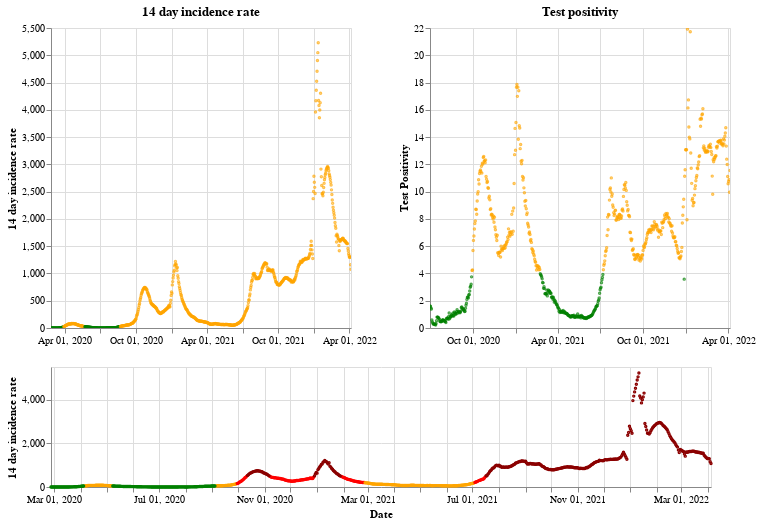

The notebook cell saved with this chart:
### Markdown cell above
## Northern Ireland

### Code cell
plot_traffic_light('Northern Ireland')

### Figure 1 — Vega-Lite specification as saved in the notebook (floating-point values rounded to 4 significant figures; data arrays with more than 128 entries replaced by an {"elided": "..."} marker saying what was removed)
{"config": {"view": {"continuousWidth": 400, "continuousHeight": 300}}, "vconcat": [{"hconcat": [{"mark": {"type": "point", "size": 2}, "encoding": {"color": {"condition": {"value": "green", "test": "(datum.twoWeeklyCasesRate <= 25)"}, "value": "orange"}, "tooltip": [{"type": "nominal", "field": "areaName"}, {"type": "temporal", "field": "date"}, {"type": "quantitative", "field": "twoWeeklyCasesRate"}, {"type": "quantitative", "field": "testPositivity"}], "x": {"type": "temporal", "axis": {"title": ""}, "field": "date", "scale": {"domain": {"selection": "DateBrush"}}, "timeUnit": "yearmonthdate"}, "y": {"type": "quantitative", "axis": {"title": "14 day incidence rate"}, "field": "twoWeeklyCasesRate"}}, "title": "14 day incidence rate", "width": 300}, {"mark": {"type": "point", "size": 2}, "encoding": {"color": {"condition": {"value": "green", "test": "(datum.testPositivity <= 4)"}, "value": "orange"}, "tooltip": [{"type": "nominal", "field": "areaName"}, {"type": "temporal", "field": "date"}, {"type": "quantitative", "field": "twoWeeklyCasesRate"}, {"type": "quantitative", "field": "testPositivity"}], "x": {"type": "temporal", "axis": {"title": ""}, "field": "date", "scale": {"domain": {"selection": "DateBrush"}}, "timeUnit": "yearmonthdate"}, "y": {"type": "quantitative", "axis": {"title": "Test Positivity"}, "field": "testPositivity"}}, "title": "Test positivity", "width": 300}]}, {"layer": [{"mark": {"type": "point", "size": 2}, "encoding": {"color": {"condition": {"value": "orange", "test": "(((datum.testPositivity < 4) && (datum.twoWeeklyCasesRate >= 50)) && (datum.twoWeeklyCasesRate < 200))"}, "value": "red"}, "opacity": {"condition": {"value": 1, "test": "((datum.twoWeeklyCasesRate >= 50) && (datum.twoWeeklyCasesRate < 500))"}, "value": 0}, "tooltip": [{"type": "nominal", "field": "areaName"}, {"type": "temporal", "field": "date"}, {"type": "quantitative", "field": "twoWeeklyCasesRate"}, {"type": "quantitative", "field": "testPositivity"}], "x": {"type": "temporal", "axis": {"title": "Date"}, "field": "date", "timeUnit": "yearmonthdate"}, "y": {"type": "quantitative", "axis": {"title": "14 day incidence rate"}, "field": "twoWeeklyCasesRate"}}, "selection": {"DateBrush": {"type": "interval", "encodings": ["x"], "fields": ["Time"]}}}, {"mark": {"type": "point", "size": 2}, "encoding": {"color": {"value": "darkred"}, "opacity": {"condition": {"value": 1, "test": "(datum.twoWeeklyCasesRate >= 500)"}, "value": 0}, "tooltip": [{"type": "nominal", "field": "areaName"}, {"type": "temporal", "field": "date"}, {"type": "quantitative", "field": "twoWeeklyCasesRate"}, {"type": "quantitative", "field": "testPositivity"}], "x": {"type": "temporal", "axis": {"title": "Date"}, "field": "date", "timeUnit": "yearmonthdate"}, "y": {"type": "quantitative", "axis": {"title": "14 day incidence rate"}, "field": "twoWeeklyCasesRate"}}}, {"mark": {"type": "point", "size": 2}, "encoding": {"color": {"condition": {"value": "green", "test": "((datum.testPositivity < 4) && (datum.twoWeeklyCasesRate < 50))"}, "value": "orange"}, "opacity": {"condition": {"value": 1, "test": "(datum.twoWeeklyCasesRate < 50)"}, "value": 0}, "tooltip": [{"type": "nominal", "field": "areaName"}, {"type": "temporal", "field": "date"}, {"type": "quantitative", "field": "twoWeeklyCasesRate"}, {"type": "quantitative", "field": "testPositivity"}], "x": {"type": "temporal", "axis": {"title": "Date"}, "field": "date", "timeUnit": "yearmonthdate"}, "y": {"type": "quantitative", "axis": {"title": "14 day incidence rate"}, "field": "twoWeeklyCasesRate"}}}], "height": 120, "width": 660}], "data": {"name": "data-59a6b981e9f6590ab5054f3dc1cd063e"}, "$schema": "https://vega.github.io/schema/vega-lite/v4.8.1.json", "datasets": {"data-59a6b981e9f6590ab5054f3dc1cd063e": {"elided": "770 records"}}}
